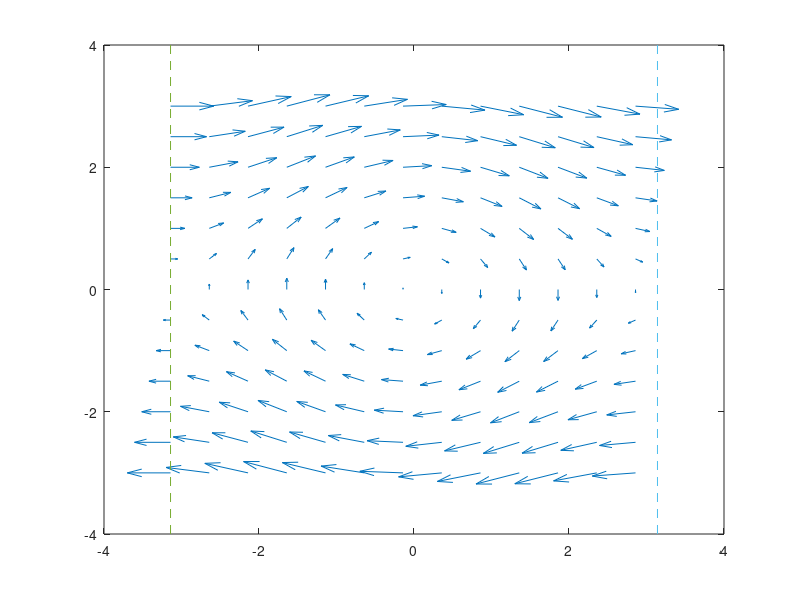

Source code (MATLAB): (Note: this script raises an error after producing the figure.)
%%  piphase.m
%%  phase portrait for the nonlinear pendulum
%%  on -pi<=x<=pi

hold off

[x,y]=meshgrid(-pi:.5:pi,-3:.5:3);
DxDt=y; DyDt=-sin(x);
quiver(x,y,DxDt,DyDt)
hold on

plot([-pi -pi],[-4 4],'--')
plot([pi pi],[-4 4],'--')

X0=0;

while X0~=999
   X0=input('Initial condition [999 to end]:   ');
   if imag(X0)~=0
      X0=[u(2001,1) u(2001,2)];
   end
   if X0~=999
      T=input('Maximum time:   ');
      
      tspan=linspace(0,T,2001);

      [t,u]=ode45('pendde',tspan,X0,[],1);

      js=1; je=1;

      while je<2001
         je=je+1;
         if u(je,1)>pi
            comet(u(js:je,1),u(js:je,2))
            for j=je:2001
               u(j,1)=u(j,1)-2*pi;
            end
            js=je;
         end
         if u(je,1)<-pi
            comet(u(js:je,1),u(js:je,2))
            for j=je:2001
               u(j,1)=u(j,1)+2*pi;
            end
            js=je;
         end

      end

      if js~=2001;
         comet(u(js:je,1),u(js:je,2))
      end

   end

end

hold off
